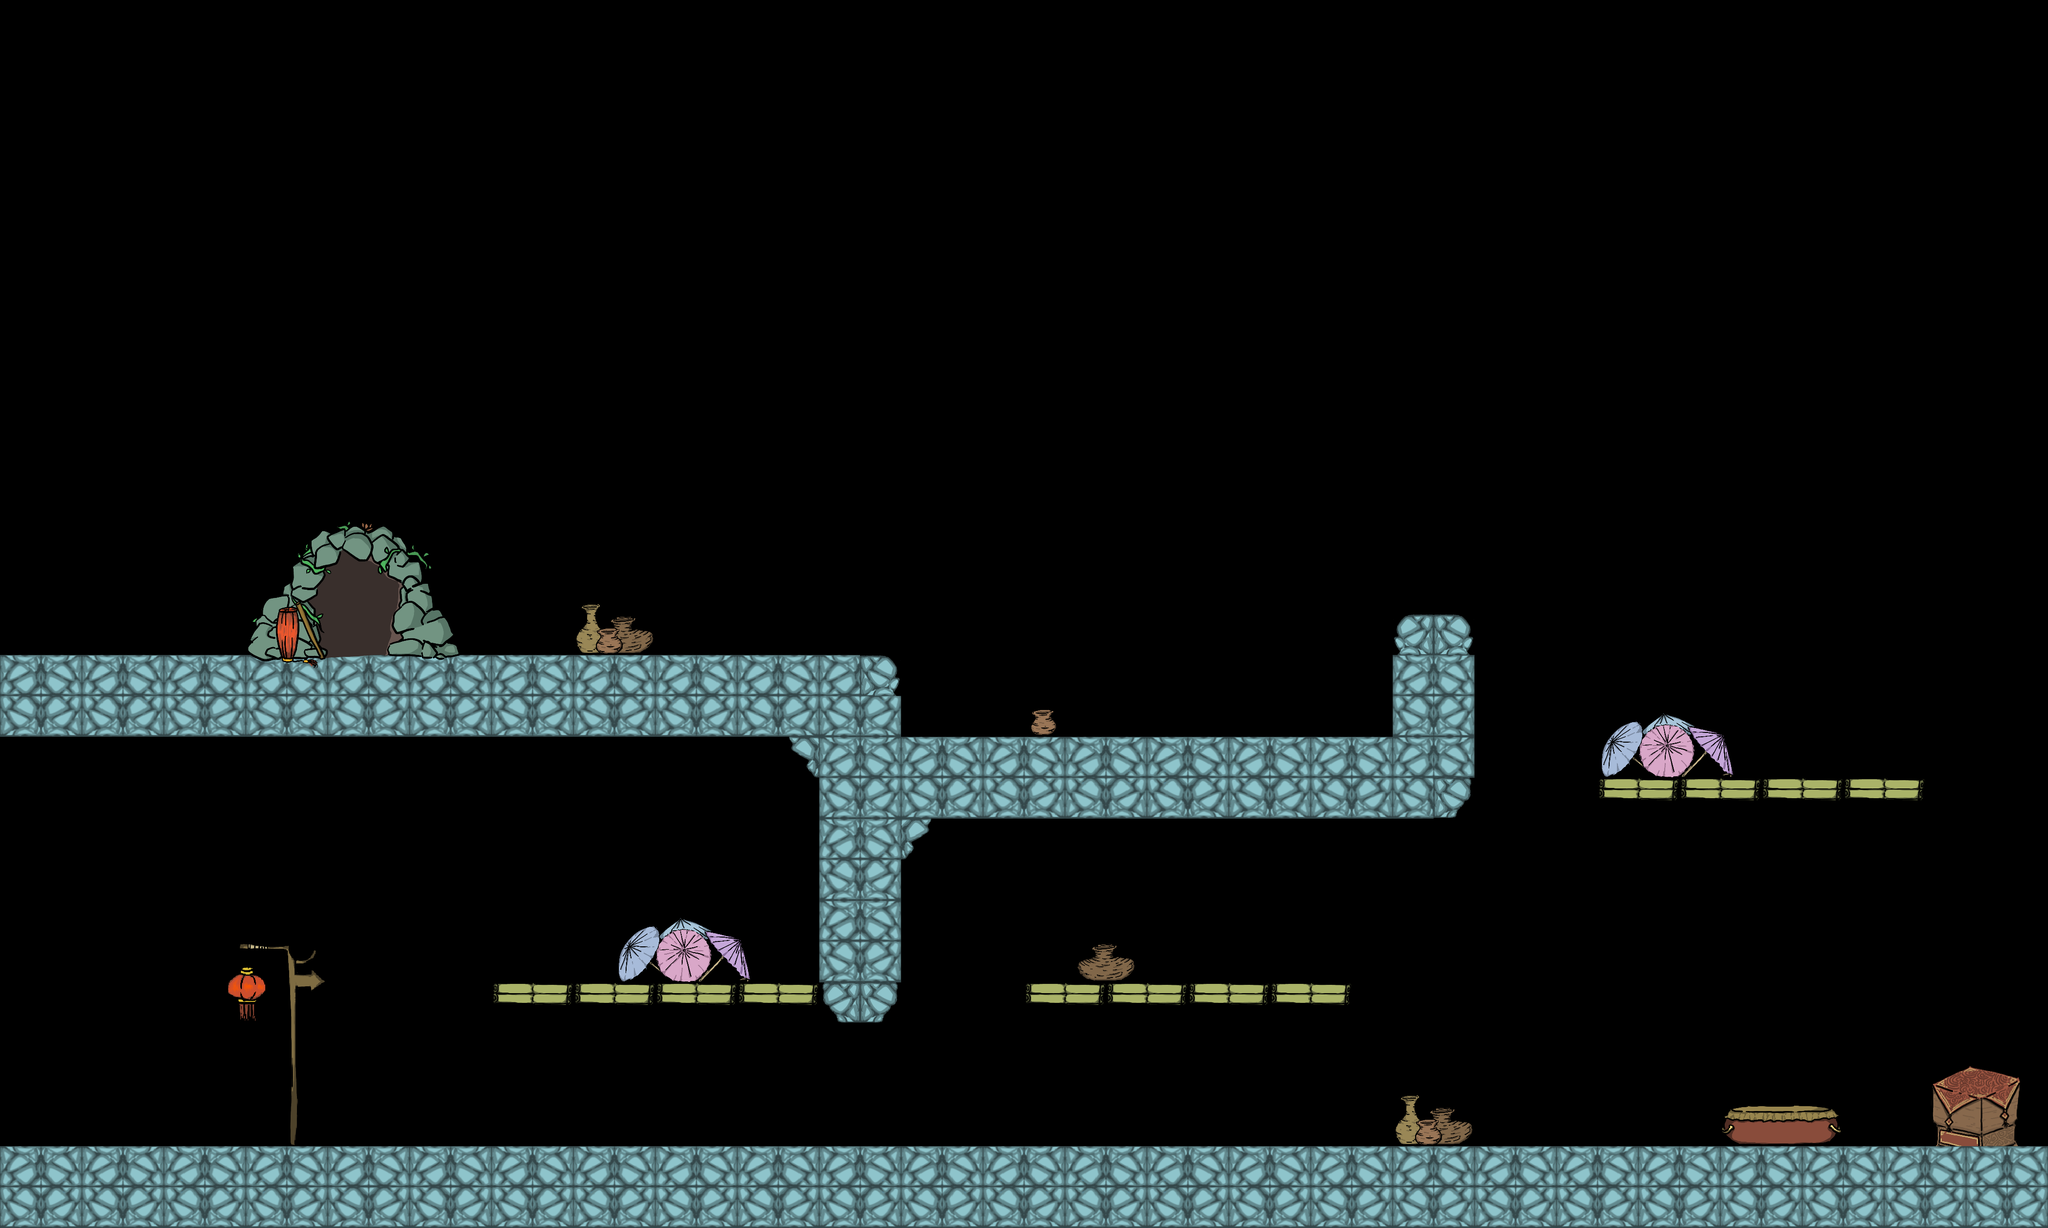

A level layout from a 2D game, rendered from its tile map. Below: a short description, then the map file with tile-grid data replaced by summaries:
An orthogonal 50x30 tile map with 84x84 px tiles, 3 tile layers (table, wall, goods) and 20 objects.

<map version="1.8" tiledversion="1.8.4" orientation="orthogonal" renderorder="right-down" width="50" height="30" tilewidth="84" tileheight="84" infinite="0" nextlayerid="19" nextobjectid="45">
 <tileset firstgid="1" name="gameMap" tilewidth="84" tileheight="84" tilecount="276" columns="23">
  <image source="gameMap.png" width="1932" height="1010" />
 </tileset>
 <layer id="15" name="table" width="50" height="30">
  <data>[1500 cells, 9 non-empty, 9 distinct tile ids]</data>
 </layer>
 <layer id="16" name="wall" width="50" height="30">
  <data>[1500 cells, 222 non-empty, 16 distinct tile ids]</data>
 </layer>
 <layer id="17" name="goods" width="50" height="30">
  <data>[1500 cells, 68 non-empty, 60 distinct tile ids]</data>
 </layer>
 <objectgroup id="5" name="sp wtable">
  <object id="43" x="3956" y="2188" width="172" height="156" />
 </objectgroup>
 <objectgroup id="6" name="sp stable" />
 <objectgroup id="8" name="sp seesaw" />
 <objectgroup id="9" name="sp wall">
  <object id="33" x="8" y="1344" width="1832" height="164" />
  <object id="34" x="1680" y="1504" width="1340" height="176" />
  <object id="35" x="2852" y="1264" width="164" height="232" />
  <object id="36" x="1676" y="1680" width="172" height="416" />
  <object id="37" x="-4" y="2344" width="4212" height="168" />
  <object id="38" x="-8" y="2508" width="4216" height="112" />
  <object id="39" x="4204" y="-48" width="132" height="2600" />
  <object id="40" x="-128" y="-52" width="128" height="2676" />
  <object id="41" x="-156" y="-104" width="4484" height="112" />
 </objectgroup>
 <objectgroup id="10" name="sp platform">
  <object id="30" x="3288" y="1608" width="656" height="64" />
  <object id="31" x="2100" y="2016" width="668" height="80" />
  <object id="32" x="1016" y="2020" width="672" height="80" />
 </objectgroup>
 <objectgroup id="11" name="sp trampoline">
  <object id="29" x="3536" y="2276" width="240" height="64" />
 </objectgroup>
 <objectgroup id="12" name="sp monster">
  <properties>
   <property name="name" value="" />
  </properties>
  <object id="25" x="1368" y="1876">
   <properties>
    <property name="name" value="mushroom" />
   </properties>
   <point />
  </object>
  <object id="26" x="2368" y="1372">
   <properties>
    <property name="name" value="bottle" />
   </properties>
   <point />
  </object>
  <object id="27" x="2460" y="1876">
   <properties>
    <property name="name" value="mushroom" />
   </properties>
   <point />
  </object>
  <object id="28" x="3616" y="1448">
   <properties>
    <property name="name" value="dinosaur" />
   </properties>
   <point />
  </object>
 </objectgroup>
 <objectgroup id="13" name="sp door">
  <object id="24" x="600" y="1092" width="248" height="256" />
 </objectgroup>
 <objectgroup id="14" name="sp boy">
  <object id="23" x="504" y="2212">
   <point />
  </object>
 </objectgroup>
</map>
